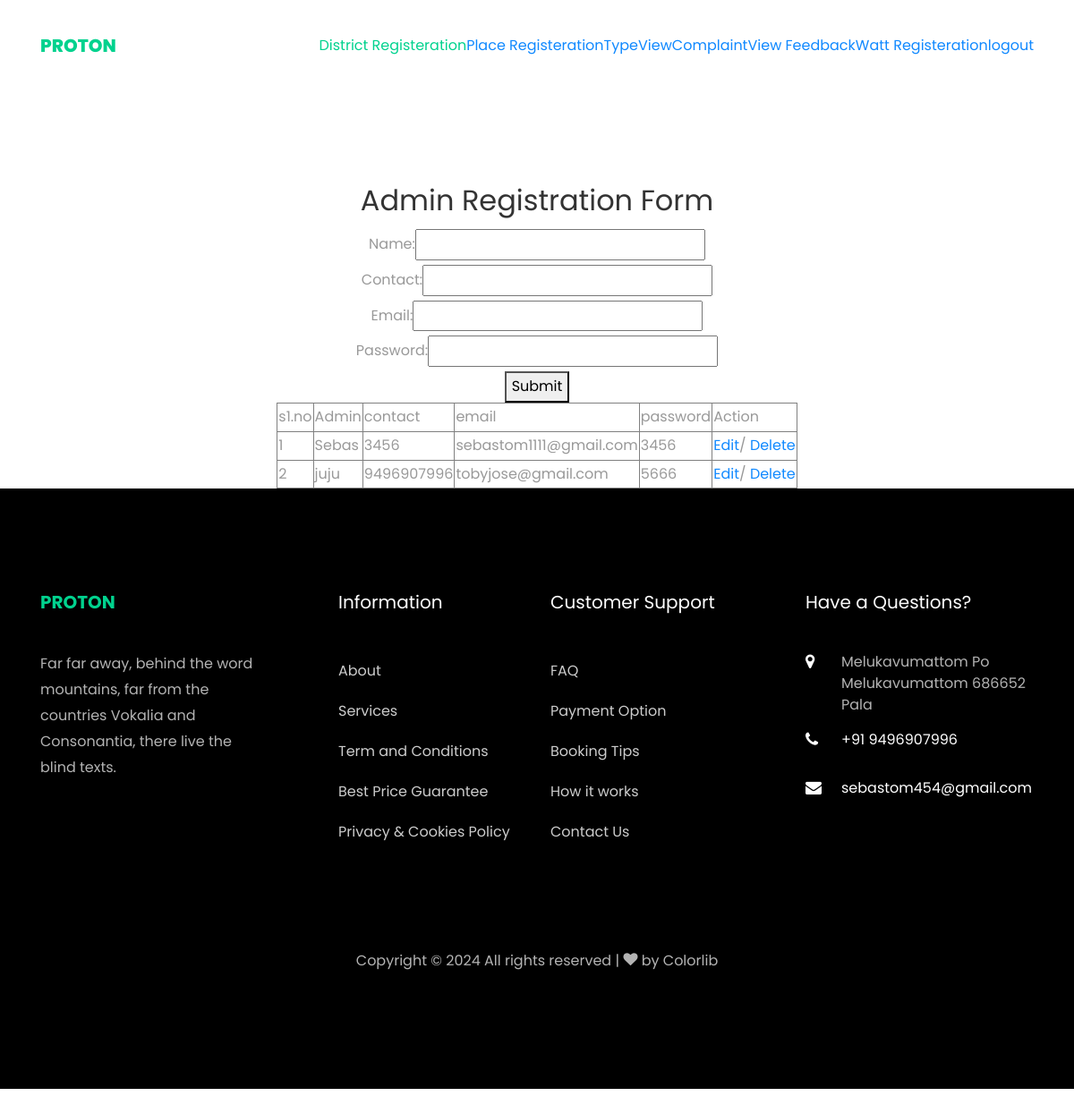
Before: /webadmin/adminReg/ with the older database file.
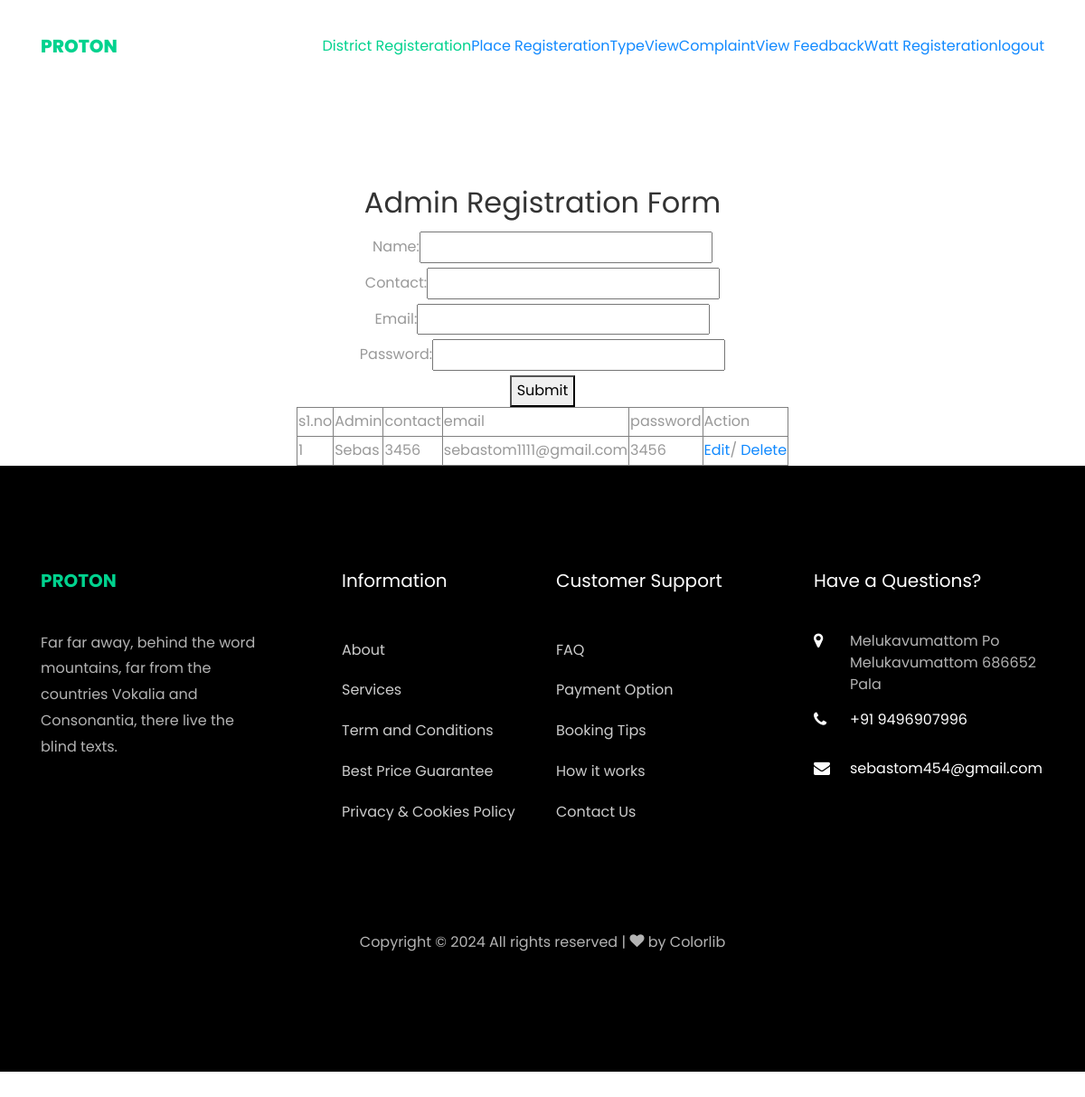
After: the same page with the newer database file.
### Admin/models.py (models this page shows)
class tbl_admin(models.Model):
    admin_name = models.CharField(max_length=100)
    admin_password = models.CharField(max_length=100)
    admin_email = models.EmailField(unique=True)
    admin_contact = models.CharField(max_length=15)

### Admin/views.py (the view)
# urls.py: path('adminReg/', views.adminReg,name="Admin"),
def adminReg(request):
    admin=tbl_admin.objects.all()
    if request.method == "POST":
        tbl_admin.objects.create(
            admin_name=request.POST.get("txtname"),
            admin_contact=request.POST.get("txtcontact"),
            admin_email=request.POST.get("txtemail"),
            admin_password=request.POST.get("txtpassword"),
        )
        return render(request, "Admin/AdminReg.html",{"data":admin})
    else:
        return render(request, "Admin/AdminReg.html",{"data":admin})

### Admin/Templates/Admin/AdminReg.html (shortened to what this page needs)
{% extends 'Admin/Header.html' %}
{% block content %}
{% load static %}
<!DOCTYPE html>
<html lang="en">
<head>
</head>
<body>
<h2 align="center">Admin Registration Form</h2>
<form method="post" action="" align="center">
    <table align="center">
    <label for="name">Name:</label>
    <input type="text" id="name" name="txtname"  value="{{Edit.admin_name}}" required>
    <br>
    <label for="contact">Contact:</label>
    <input type="text" id="contact" name="txtcontact" value="{{Edit.admin_contact}}" required>
    <br>
    <label for="email">Email:</label>
    <input type="email" id="email" name="txtemail"  value="{{Edit.admin_email}}"required>
    <br>
    <label for="password">Password:</label>
    <input type="password" id="password" name="txtpassword" value="{{Edit.admin_password}}" required>
    <br>
    <button type="submit">Submit</button>
</table>
</form>
<table border="1" align="center">
    <tr>
        <td>s1.no</td>
        <td>Admin</td>
        <td>contact</td>
        <td>email</td>
        <td>password</td>
        <td>Action</td>
    </tr>
    {% for i in data %}
    <tr>
        <td>{{ forloop.counter }}</td>
        <td>{{ i.admin_name }}</td>
        <td>{{ i.admin_contact }}</td>
        <td>{{ i.admin_email }}</td>
        <td>{{ i.admin_password }}</td>
         <td> <a href="{% url 'webadmin:EditAdminReg' i.id %}"> Edit</a>/
        <a href="{% url 'webadmin:adminRegDelete' i.id %}">Delete</a></td>
    </tr>
    {% endfor %}
</table>
</body>
</html>  {% endblock content%}

Changed rows visible on the page:
removed tbl_admin: admin_name "juju", admin_contact "9496907996", admin_email "tobyjose@gmail.com", admin_password "5666"
